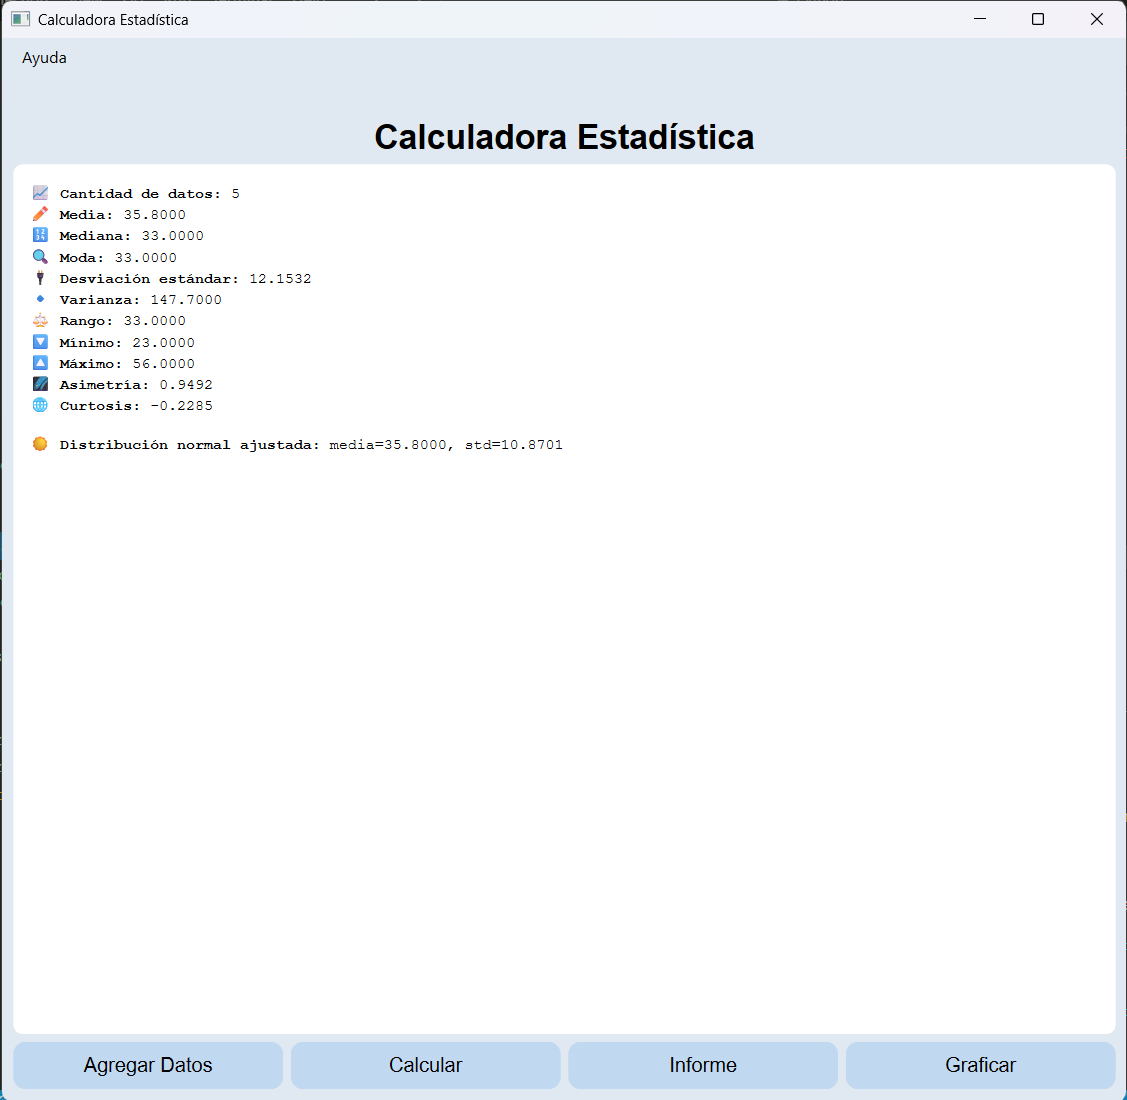

Generate this figure with Python:
import sys
import numpy as np
import matplotlib.pyplot as plt
from PyQt6.QtWidgets import (
    QApplication, QWidget, QLabel, QVBoxLayout, QHBoxLayout, QLineEdit,
    QPushButton, QTextEdit, QMessageBox, QDialog, QTableWidget, QTableWidgetItem,
    QHeaderView, QFileDialog, QMainWindow, QMenuBar, QMenu, QGridLayout, QInputDialog
)
from PyQt6.QtGui import QAction, QFont, QPixmap, QIcon
from PyQt6.QtCore import Qt
from scipy import stats
from datetime import datetime


class ModalDatos(QDialog):
    def __init__(self, datos_actuales=None, parent=None):
        super().__init__(parent)
        self.setWindowTitle("Introducir Datos")
        self.setGeometry(150, 150, 400, 300)
        layout = QVBoxLayout()

        cantidad, ok = QInputDialog.getInt(self, "Cantidad de datos", "¿Cuántos datos vas a introducir?", 10, 1, 1000)
        if not ok:
            self.reject()
            return

        self.tabla = QTableWidget(cantidad, 1)
        self.tabla.setHorizontalHeaderLabels(["Dato"])
        self.tabla.horizontalHeader().setStretchLastSection(True)

        if datos_actuales:
            for i, dato in enumerate(datos_actuales):
                if i < cantidad:
                    self.tabla.setItem(i, 0, QTableWidgetItem(str(dato)))

        layout.addWidget(self.tabla)
        btn_ok = QPushButton("Aceptar")
        btn_ok.clicked.connect(self.accept)
        layout.addWidget(btn_ok)
        self.setLayout(layout)

    def obtener_datos(self):
        datos = []
        for row in range(self.tabla.rowCount()):
            item = self.tabla.item(row, 0)
            if item and item.text().strip():
                try:
                    datos.append(float(item.text().strip()))
                except ValueError:
                    QMessageBox.warning(self, "Dato inválido", f"El valor en la fila {row + 1} no es un número válido.")
                    return []
        return datos


class CalculadoraEstadistica(QMainWindow):
    def __init__(self):
        super().__init__()
        self.setWindowTitle("Calculadora Estadística")
        self.setGeometry(100, 100, 900, 850)
        self.setStyleSheet("background-color: #e0e9f1; color: #000000;")
        self.datos = []
        self.init_ui()

    def init_ui(self):
        menu_bar = self.menuBar()
        menu_ayuda = menu_bar.addMenu("Ayuda")
        accion_ayuda = QAction("Cómo usar", self)
        accion_ayuda.triggered.connect(self.mostrar_ayuda)
        menu_ayuda.addAction(accion_ayuda)

        contenedor = QWidget()
        layout = QVBoxLayout()

        icono = QLabel()
        icono.setPixmap(QPixmap("statistics_icon.png").scaled(64, 64, Qt.AspectRatioMode.KeepAspectRatio))
        icono.setAlignment(Qt.AlignmentFlag.AlignCenter)
        layout.addWidget(icono)

        titulo = QLabel("Calculadora Estadística")
        titulo.setFont(QFont("Arial", 20, QFont.Weight.Bold))
        titulo.setAlignment(Qt.AlignmentFlag.AlignCenter)
        layout.addWidget(titulo)

        self.resultado = QTextEdit()
        self.resultado.setReadOnly(True)
        self.resultado.setStyleSheet("background-color: #ffffff; padding: 10px; border-radius: 8px; color: black;")
        layout.addWidget(self.resultado)

        botones = QGridLayout()

        btn_nuevos = QPushButton(QIcon("icon_add.png"), "Agregar Datos")
        btn_nuevos.clicked.connect(self.agregar_datos)

        btn_calc = QPushButton(QIcon("icon_calc.png"), "Calcular")
        btn_calc.clicked.connect(self.calcular_estadisticas)

        btn_informe = QPushButton(QIcon("icon_report.png"), "Informe")
        btn_informe.clicked.connect(self.generar_informe)

        btn_grafico = QPushButton(QIcon("icon_chart.png"), "Graficar")
        btn_grafico.clicked.connect(self.graficar_datos)

        for i, btn in enumerate([btn_nuevos, btn_calc, btn_informe, btn_grafico]):
            btn.setStyleSheet("background-color: #c0d8f0; color: black; padding: 10px; border-radius: 10px;")
            btn.setFont(QFont("Arial", 12))
            botones.addWidget(btn, 0, i)

        layout.addLayout(botones)
        contenedor.setLayout(layout)
        self.setCentralWidget(contenedor)

    def mostrar_ayuda(self):
        texto = (
            "1. Haz clic en 'Agregar Datos' para introducir valores.\n"
            "2. Haz clic en 'Calcular' para obtener estadísticas descriptivas.\n"
            "3. 'Informe' guarda los resultados en un archivo de texto.\n"
            "4. 'Graficar' muestra el histograma y curva de distribución normal.\n"
            "\nEstadísticas Calculadas:\n"
            "- 🔢 Media, Mediana, Moda\n"
            "- 🌐 Desviación estándar, Varianza\n"
            "- ⚖️ Rango, Mínimo, Máximo\n"
            "- 🌌 Asimetría, Curtosis\n"
            "- 🌍 Distribución normal ajustada\n"
        )
        QMessageBox.information(self, "Ayuda", texto)

    def agregar_datos(self):
        dialogo = ModalDatos(self.datos, self)
        if dialogo.exec():
            nuevos = dialogo.obtener_datos()
            if nuevos:
                self.datos.extend(nuevos)
                QMessageBox.information(self, "Datos añadidos", f"Total datos: {len(self.datos)}")

    def calcular_estadisticas(self):
        if not self.datos:
            QMessageBox.warning(self, "Error", "Introduce datos primero.")
            return

        x = np.array(self.datos)
        moda_resultado = stats.mode(x, keepdims=True)
        moda_valor = moda_resultado.mode[0] if moda_resultado.count[0] > 0 else np.nan

        resultado = (
            f"📈 <b>Cantidad de datos:</b> {len(x)}\n"
            f"✏️ <b>Media:</b> {np.mean(x):.4f}\n"
            f"🔢 <b>Mediana:</b> {np.median(x):.4f}\n"
            f"🔍 <b>Moda:</b> {moda_valor:.4f}\n"
            f"🔌 <b>Desviación estándar:</b> {np.std(x, ddof=1):.4f}\n"
            f"🔹 <b>Varianza:</b> {np.var(x, ddof=1):.4f}\n"
            f"⚖️ <b>Rango:</b> {np.ptp(x):.4f}\n"
            f"🔽 <b>Mínimo:</b> {np.min(x):.4f}\n"
            f"🔼 <b>Máximo:</b> {np.max(x):.4f}\n"
            f"🌌 <b>Asimetría:</b> {stats.skew(x):.4f}\n"
            f"🌐 <b>Curtosis:</b> {stats.kurtosis(x):.4f}\n"
        )

        dist = stats.norm.fit(x)
        resultado += f"\n☀️ <b>Distribución normal ajustada:</b> media={dist[0]:.4f}, std={dist[1]:.4f}"
        self.resultado.setHtml(f"<pre>{resultado}</pre>")

    def generar_informe(self):
        if not self.resultado.toPlainText():
            QMessageBox.warning(self, "Vacío", "No hay resultados.")
            return
        nombre, _ = QFileDialog.getSaveFileName(self, "Guardar informe", "informe.txt", "Text Files (*.txt)")
        if nombre:
            with open(nombre, "w", encoding="utf-8") as f:
                f.write(self.resultado.toPlainText())
            QMessageBox.information(self, "Guardado", f"Informe guardado en {nombre}")

    def graficar_datos(self):
        if not self.datos:
            QMessageBox.warning(self, "Error", "Introduce datos primero.")
            return
        plt.figure(figsize=(8, 5))
        plt.hist(self.datos, bins=10, color='#a2c4f5', edgecolor='black', density=True)
        mu, std = stats.norm.fit(self.datos)
        xmin, xmax = plt.xlim()
        x = np.linspace(xmin, xmax, 100)
        p = stats.norm.pdf(x, mu, std)
        plt.plot(x, p, 'k', linewidth=2)
        plt.title("Histograma con ajuste normal")
        plt.xlabel("Valores")
        plt.ylabel("Densidad")
        plt.grid(True)
        plt.show()


if __name__ == "__main__":
    app = QApplication(sys.argv)
    ventana = CalculadoraEstadistica()
    ventana.show()
    sys.exit(app.exec())
